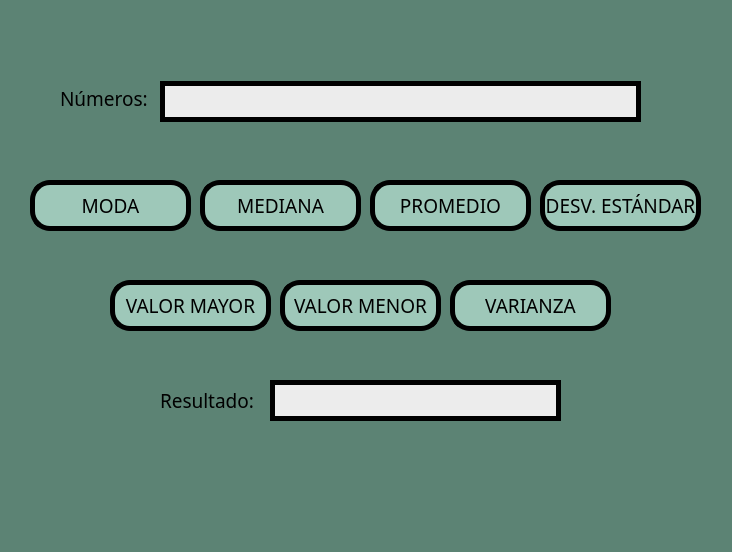
<?xml version="1.0" encoding="UTF-8"?>
<ui version="4.0">
 <class>MainWindow</class>
 <widget class="QMainWindow" name="MainWindow">
  <property name="geometry">
   <rect>
    <x>0</x>
    <y>0</y>
    <width>732</width>
    <height>552</height>
   </rect>
  </property>
  <property name="windowTitle">
   <string>MainWindow</string>
  </property>
  <property name="styleSheet">
   <string notr="true">background-color: rgb(92, 131, 116);
</string>
  </property>
  <widget class="QWidget" name="centralwidget">
   <widget class="QLabel" name="lbl_numeros">
    <property name="geometry">
     <rect>
      <x>60</x>
      <y>90</y>
      <width>91</width>
      <height>16</height>
     </rect>
    </property>
    <property name="font">
     <font>
      <family>Impact</family>
      <pointsize>14</pointsize>
     </font>
    </property>
    <property name="styleSheet">
     <string notr="true"/>
    </property>
    <property name="text">
     <string>Números:</string>
    </property>
   </widget>
   <widget class="QLabel" name="lbl_suma">
    <property name="geometry">
     <rect>
      <x>160</x>
      <y>390</y>
      <width>101</width>
      <height>20</height>
     </rect>
    </property>
    <property name="font">
     <font>
      <family>Impact</family>
      <pointsize>14</pointsize>
     </font>
    </property>
    <property name="text">
     <string>Resultado:</string>
    </property>
   </widget>
   <widget class="QLineEdit" name="txt_numeros">
    <property name="geometry">
     <rect>
      <x>160</x>
      <y>81</y>
      <width>481</width>
      <height>41</height>
     </rect>
    </property>
    <property name="font">
     <font>
      <family>Impact</family>
      <pointsize>12</pointsize>
      <weight>50</weight>
      <bold>false</bold>
     </font>
    </property>
    <property name="styleSheet">
     <string notr="true">background-color: rgb(236, 236, 236);
border: 5px solid black;</string>
    </property>
    <property name="text">
     <string/>
    </property>
   </widget>
   <widget class="QLineEdit" name="txt_resultado">
    <property name="geometry">
     <rect>
      <x>270</x>
      <y>380</y>
      <width>291</width>
      <height>41</height>
     </rect>
    </property>
    <property name="font">
     <font>
      <family>Impact</family>
      <pointsize>12</pointsize>
      <weight>50</weight>
      <bold>false</bold>
     </font>
    </property>
    <property name="styleSheet">
     <string notr="true">background-color: rgb(236, 236, 236);
border: 5px solid black;
</string>
    </property>
   </widget>
   <widget class="QPushButton" name="btn_moda">
    <property name="geometry">
     <rect>
      <x>30</x>
      <y>180</y>
      <width>161</width>
      <height>51</height>
     </rect>
    </property>
    <property name="font">
     <font>
      <family>Impact</family>
      <pointsize>14</pointsize>
     </font>
    </property>
    <property name="styleSheet">
     <string notr="true">background-color: rgb(158, 200, 185);
border: 5px solid black;
border-radius: 20px;
color: rgb(0, 0, 0);</string>
    </property>
    <property name="text">
     <string>MODA</string>
    </property>
   </widget>
   <widget class="QPushButton" name="btn_mediana">
    <property name="geometry">
     <rect>
      <x>200</x>
      <y>180</y>
      <width>161</width>
      <height>51</height>
     </rect>
    </property>
    <property name="font">
     <font>
      <family>Impact</family>
      <pointsize>14</pointsize>
     </font>
    </property>
    <property name="styleSheet">
     <string notr="true">background-color: rgb(158, 200, 185);
border: 5px solid black;
border-radius: 20px;
color: rgb(0, 0, 0);</string>
    </property>
    <property name="text">
     <string>MEDIANA</string>
    </property>
   </widget>
   <widget class="QPushButton" name="btn_promedio">
    <property name="geometry">
     <rect>
      <x>370</x>
      <y>180</y>
      <width>161</width>
      <height>51</height>
     </rect>
    </property>
    <property name="font">
     <font>
      <family>Impact</family>
      <pointsize>14</pointsize>
     </font>
    </property>
    <property name="styleSheet">
     <string notr="true">background-color: rgb(158, 200, 185);
border: 5px solid black;
border-radius: 20px;
color: rgb(0, 0, 0);</string>
    </property>
    <property name="text">
     <string>PROMEDIO</string>
    </property>
   </widget>
   <widget class="QPushButton" name="btn_desvestandar">
    <property name="geometry">
     <rect>
      <x>540</x>
      <y>180</y>
      <width>161</width>
      <height>51</height>
     </rect>
    </property>
    <property name="font">
     <font>
      <family>Impact</family>
      <pointsize>14</pointsize>
     </font>
    </property>
    <property name="styleSheet">
     <string notr="true">background-color: rgb(158, 200, 185);
border: 5px solid black;
border-radius: 20px;
color: rgb(0, 0, 0);</string>
    </property>
    <property name="text">
     <string>DESV. ESTÁNDAR</string>
    </property>
   </widget>
   <widget class="QPushButton" name="btn_valormayor">
    <property name="geometry">
     <rect>
      <x>110</x>
      <y>280</y>
      <width>161</width>
      <height>51</height>
     </rect>
    </property>
    <property name="font">
     <font>
      <family>Impact</family>
      <pointsize>14</pointsize>
     </font>
    </property>
    <property name="styleSheet">
     <string notr="true">background-color: rgb(158, 200, 185);
border: 5px solid black;
border-radius: 20px;
color: rgb(0, 0, 0);</string>
    </property>
    <property name="text">
     <string>VALOR MAYOR</string>
    </property>
   </widget>
   <widget class="QPushButton" name="btn_valormenor">
    <property name="geometry">
     <rect>
      <x>280</x>
      <y>280</y>
      <width>161</width>
      <height>51</height>
     </rect>
    </property>
    <property name="font">
     <font>
      <family>Impact</family>
      <pointsize>14</pointsize>
     </font>
    </property>
    <property name="styleSheet">
     <string notr="true">background-color: rgb(158, 200, 185);
border: 5px solid black;
border-radius: 20px;
color: rgb(0, 0, 0);</string>
    </property>
    <property name="text">
     <string>VALOR MENOR</string>
    </property>
   </widget>
   <widget class="QPushButton" name="btn_varianza">
    <property name="geometry">
     <rect>
      <x>450</x>
      <y>280</y>
      <width>161</width>
      <height>51</height>
     </rect>
    </property>
    <property name="font">
     <font>
      <family>Impact</family>
      <pointsize>14</pointsize>
     </font>
    </property>
    <property name="styleSheet">
     <string notr="true">background-color: rgb(158, 200, 185);
border: 5px solid black;
border-radius: 20px;
color: rgb(0, 0, 0);</string>
    </property>
    <property name="text">
     <string>VARIANZA</string>
    </property>
   </widget>
  </widget>
  <widget class="QMenuBar" name="menubar">
   <property name="geometry">
    <rect>
     <x>0</x>
     <y>0</y>
     <width>732</width>
     <height>26</height>
    </rect>
   </property>
  </widget>
  <widget class="QStatusBar" name="statusbar"/>
 </widget>
 <resources/>
 <connections/>
</ui>
